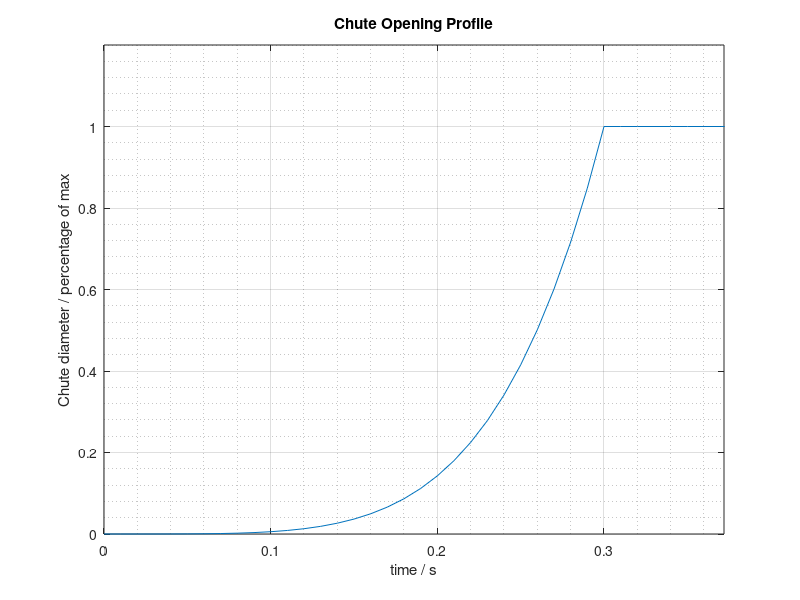
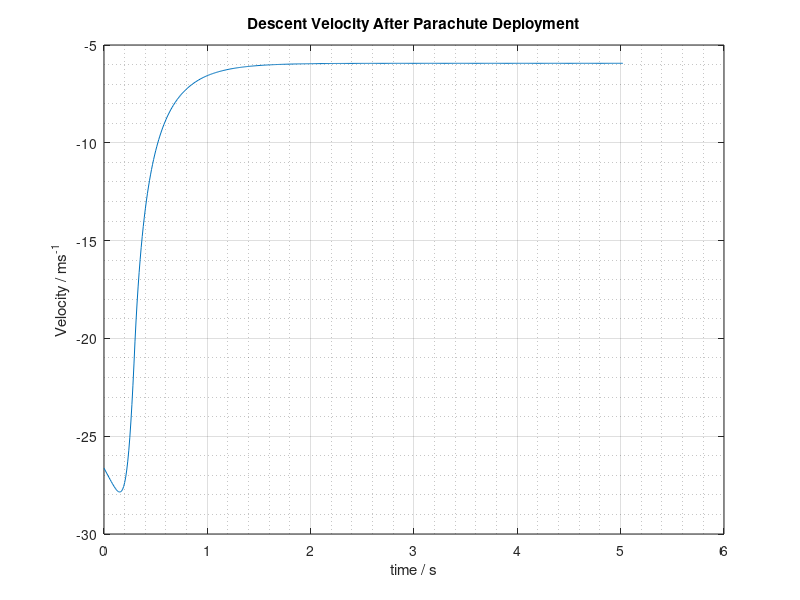
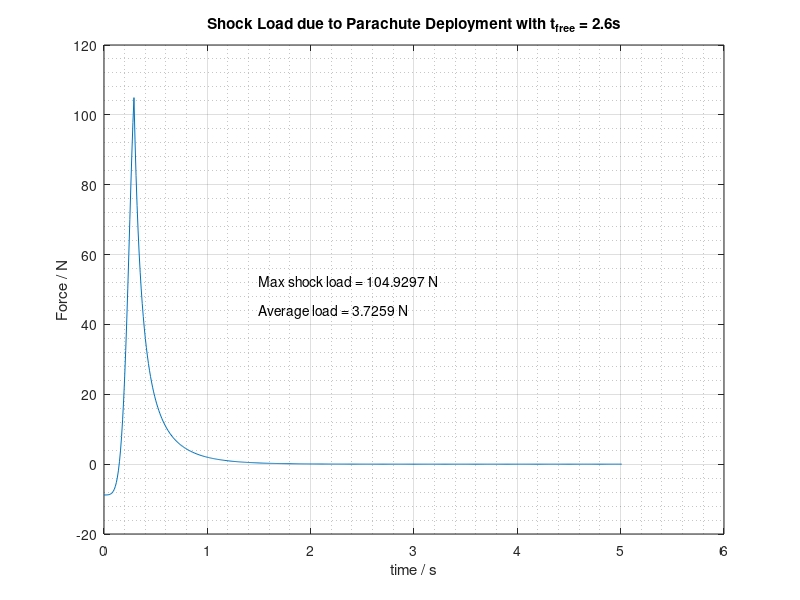

Recreate these plots in MATLAB, in order.
%%%%%%%%%%%%%%%%%%%%%%%%%%%%%%%%%%%%%%%%%%%%%%%%%%%%%%%%%%%%%%%%%%%%%%%%%%%
%   MATLAB script that calculates the time-varying load in the shock 
%   chord using Newton's second law. The rocket is modelled as a point mass and
%   the shock cord is inextensible. The variation of the parachute force as it 
%   opens is modelled by a polynomial opening period followed by a constant 
%   force, with the parachute opening time as a input.
%%%%%%%%%%%%%%%%%%%%%%%%%%%%%%%%%%%%%%%%%%%%%%%%%%%%%%%%%%%%%%%%%%%%%%%%%%%

clear
clc
close all

file_name = 'nose_click_test1';        

    %   inputs
Cd = 1.4;           %   parachute drag coefficient
L = 3;              %   shock cord length                               [m]
S = pi*0.305^2;     %   parachute area                                  [m2]
m = 0.9;            %   rocket mass                                     [kg]
t_delay = 2.6;      %   parachute delployment delay (after apogee)      [s]

    %   simulation time parameters
dt = 0.01;
total_time = 5;
sim_time = 0;

V0 = sqrt(2*9.81*L+t_delay^2*9.81^2);   
v = [];
v(1) = -V0;
v(2) = V0+9.81*dt;
k = 0.5*1.225*Cd*S/m;
grad = [];
grad(1:2) = 0;

error = 10;

    %   parachute force scale factor
F = ones(1,total_time/dt+3);
F_open = 0.3+dt;                  %   time taken to open parachute fully [s]

F_ticks = F_open/dt;

disp('Assume parachute opening can be modelled by an nth order polynomial')
n = input('n = ');

if n ~= 0
    
    for i = 1:F_ticks
   
        F(i) = (i*dt)^n/(F_open)^n;
    
    end
end

i = 2;

    %   solver loop
while sim_time<total_time+dt
    v(i) = (k*v(i-1)^2*F(i)-9.81)*dt+v(i-1);
    %error = (v(i)-v(i-1))^2;
    sim_time = sim_time+dt;
    i = i+1;
    
end

time = 0:dt:(length(v)-1)*dt;

    %   plot to show parachute force scaling
figure
hold on
title('Chute Opening Profile')
plot(time,F)
xlabel('time / s')
ylabel('Chute diameter / percentage of max')
ylim([0 1.2])
xlim([0 F_open*1.2])
grid on
grid minor
box on
hold off
exportgraphics(gcf, sprintf('%s_chute_opening.png',  file_name), 'Resolution', 600);

for i = 1:length(v)-1
    grad(i) = (v(i+1)-v(i))/dt;
    
end

figure
plot(time,v)
title('Descent Velocity After Parachute Deployment')
xlabel('time / s')
ylabel('Velocity / ms^{-1}')
grid minor
grid on
exportgraphics(gcf, sprintf('%s_velocity.png', file_name), 'Resolution', 600);

figure
plot(time(1:length(time)-1),m*grad)
title(['Shock Load due to Parachute Deployment with t_{free} = ', num2str(t_delay), 's'])
grid minor
grid on
text(total_time*0.3,max(m*grad)/2,['Max shock load = ', num2str(double(max(m*grad))), ' N'])
text(total_time*0.3,max(m*grad)/2.4,['Average load = ', num2str(sum(m*grad)*dt/total_time), ' N'])
xlabel('time / s')
ylabel('Force / N')
exportgraphics(gcf, sprintf('%s_shock_loads.png',  file_name), 'Resolution', 600);

disp(['Total impulse delivered = ', num2str(sum(grad)*dt*m), ' Ns'])
disp(['Max shock load = ', num2str(max(m*grad)), ' N'])
disp(['Max acceleration = ', num2str(max(grad)), ' m/s2'])
disp(['Average load = ', num2str(sum(m*grad)*dt/total_time), ' N'])
